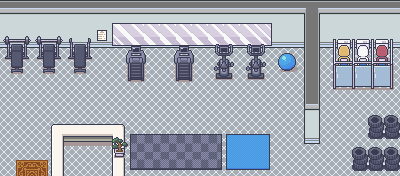

Tiled map render using the project's own tile images. Description and the map definition, with tile-layer contents summarised, below:
An orthogonal 25x11 tile map with 16x16 px tiles, 4 tile layers (Layer 1, Layer 2, Layer 3, Above Player), 3 tilesets and 12 objects (12x collision).

<map version="1.10" tiledversion="git" orientation="orthogonal" renderorder="right-down" width="25" height="11" tilewidth="16" tileheight="16" infinite="0" nextlayerid="8" nextobjectid="67">
 <properties>
  <property name="edges" value="clamped" />
  <property name="inside" type="bool" value="true" />
  <property name="scenario" value="spyder" />
  <property name="slug" value="leather_gym" />
  <property name="types" value="notype" />
 </properties>
 <tileset firstgid="1" source="../gfx/tilesets/core_indoor_floors.tsx" />
 <tileset firstgid="3865" source="../gfx/tilesets/core_indoor_walls.tsx" />
 <tileset firstgid="7729" name="Interiors_16x16" tilewidth="16" tileheight="16" tilecount="2592" columns="16">
  <image source="../gfx/tilesets/Interiors_16x16.png" width="256" height="2592" />
 </tileset>
 <layer id="1" name="Layer 1" width="25" height="11">
  <data>[275 cells, 275 non-empty, 9 distinct tile ids]</data>
 </layer>
 <layer id="2" name="Layer 2" width="25" height="11">
  <data>[275 cells, 85 non-empty, 50 distinct tile ids]</data>
 </layer>
 <layer id="3" name="Layer 3" width="25" height="11">
  <data>[275 cells, 72 non-empty, 44 distinct tile ids]</data>
 </layer>
 <layer id="7" name="Above Player" width="25" height="11">
  <data>[275 cells, 5 non-empty, 3 distinct tile ids]</data>
 </layer>
 <objectgroup color="#ff0000" id="4" name="Collisions">
  <object id="47" type="collision" x="112" y="128" width="16" height="48" />
  <object id="48" type="collision" x="336" y="48" width="64" height="32" />
  <object id="49" type="collision" x="304" y="48" width="16" height="96" />
  <object id="50" type="collision" x="128" y="48" width="16" height="16" />
  <object id="51" type="collision" x="0" y="32" width="400" height="16" />
  <object id="53" type="collision" x="48" y="128" width="16" height="48" />
  <object id="54" type="collision" x="64" y="128" width="48" height="16" />
  <object id="55" type="collision" x="0" y="48" width="96" height="32" />
  <object id="60" type="collision" x="368" y="112" width="32" height="64" />
  <object id="61" type="collision" x="352" y="144" width="16" height="32" />
  <object id="65" type="collision" x="176" y="48" width="16" height="16" />
  <object id="66" type="collision" x="208" y="48" width="96" height="32" />
 </objectgroup>
</map>
